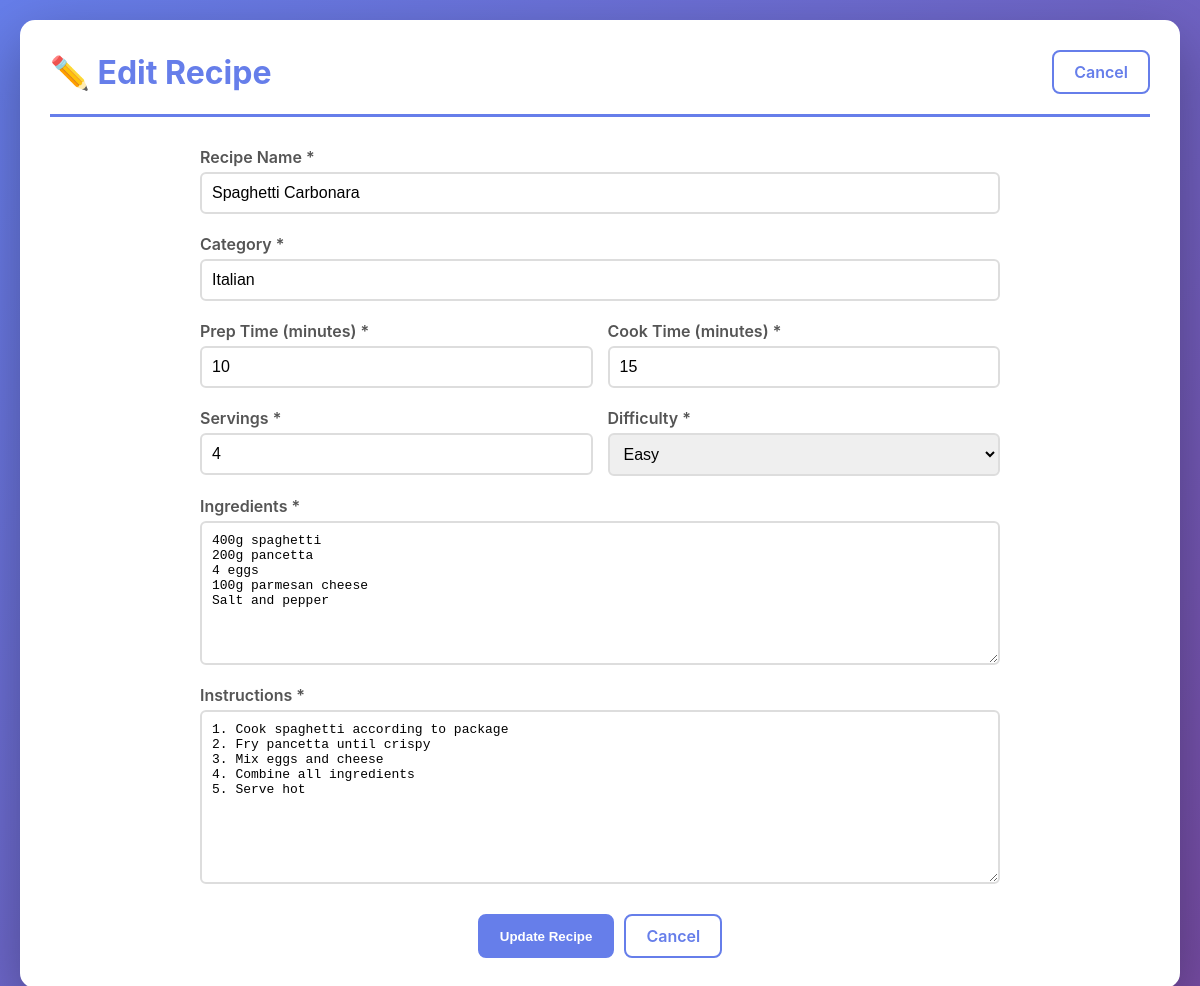
The page /edit.php?id=1 on the database its author committed.
### tables this page shows
CREATE TABLE IF NOT EXISTS recipes (
    id INT AUTO_INCREMENT PRIMARY KEY,
    name VARCHAR(255) NOT NULL,
    category VARCHAR(100) NOT NULL,
    prep_time INT NOT NULL COMMENT 'in minutes',
    cook_time INT NOT NULL COMMENT 'in minutes',
    servings INT NOT NULL,
    difficulty ENUM('Easy', 'Medium', 'Hard') DEFAULT 'Medium',
    ingredients TEXT NOT NULL,
    instructions TEXT NOT NULL,
    image_url VARCHAR(500) DEFAULT NULL,
    created_at TIMESTAMP DEFAULT CURRENT_TIMESTAMP,
    updated_at TIMESTAMP DEFAULT CURRENT_TIMESTAMP ON UPDATE CURRENT_TIMESTAMP
);

### config.php (called while the page is built, shortened)
<?php
function h($string) {
    return htmlspecialchars($string, ENT_QUOTES, 'UTF-8');
}
?>

### edit.php (the view, shortened to what this page needs)
<?php
require_once 'config.php';
$conn = getDBConnection();
$recipe_id = intval($_GET['id']);
$stmt = $conn->prepare("SELECT * FROM recipes WHERE id = ?");
$stmt->bind_param("i", $recipe_id);
$stmt->execute();
$result = $stmt->get_result();
$recipe = $result->fetch_assoc();
?>
<!DOCTYPE html>
<html lang="en">
<head>
    <link rel="stylesheet" href="style.css">
</head>
<body>
    <div class="container">
        <header>
            <h1>✏️ Edit Recipe</h1>
            <nav>
                <a href="view.php?id=<?= $recipe_id ?>" class="btn">Cancel</a>
            </nav>
        </header>
        <form method="POST" class="recipe-form">
            <div class="form-group">
                <label for="name">Recipe Name *</label>
                <input type="text" id="name" name="name" required
                       value="<?= h(isset($_POST['name']) ? $_POST['name'] : $recipe['name']) ?>">
            </div>
            <div class="form-group">
                <label for="category">Category *</label>
                <input type="text" id="category" name="category" required
                       value="<?= h(isset($_POST['category']) ? $_POST['category'] : $recipe['category']) ?>">
            </div>
            <div class="form-row">
                <div class="form-group">
                    <label for="prep_time">Prep Time (minutes) *</label>
                    <input type="number" id="prep_time" name="prep_time" required min="0"
                           value="<?= h(isset($_POST['prep_time']) ? $_POST['prep_time'] : $recipe['prep_time']) ?>">
                </div>
                <div class="form-group">
                    <label for="cook_time">Cook Time (minutes) *</label>
                    <input type="number" id="cook_time" name="cook_time" required min="0"
                           value="<?= h(isset($_POST['cook_time']) ? $_POST['cook_time'] : $recipe['cook_time']) ?>">
                </div>
            </div>
            <div class="form-row">
                <div class="form-group">
                    <label for="servings">Servings *</label>
                    <input type="number" id="servings" name="servings" required min="1"
                           value="<?= h(isset($_POST['servings']) ? $_POST['servings'] : $recipe['servings']) ?>">
                </div>
                <div class="form-group">
                    <label for="difficulty">Difficulty *</label>
                    <select id="difficulty" name="difficulty" required>
                        <?php
                        $current_difficulty = isset($_POST['difficulty']) ? $_POST['difficulty'] : $recipe['difficulty'];
                        ?>
                        <option value="Easy" <?= $current_difficulty === 'Easy' ? 'selected' : '' ?>>Easy</option>
                    </select>
                </div>
            </div>
            <div class="form-group">
                <label for="ingredients">Ingredients *</label>
                <textarea id="ingredients" name="ingredients" required rows="8"><?= h(isset($_POST['ingredients']) ? $_POST['ingredients'] : $recipe['ingredients']) ?></textarea>
            </div>
            <div class="form-group">
                <label for="instructions">Instructions *</label>
                <textarea id="instructions" name="instructions" required rows="10"><?= h(isset($_POST['instructions']) ? $_POST['instructions'] : $recipe['instructions']) ?></textarea>
            </div>
            <div class="form-actions">
                <button type="submit" class="btn btn-primary">Update Recipe</button>
                <a href="view.php?id=<?= $recipe_id ?>" class="btn">Cancel</a>
            </div>
        </form>
    </div>
</body>
</html>

### style.css (style rules this page uses)
* { margin: 0; padding: 0; box-sizing: border-box; }
body { font-family: -apple-system, BlinkMacSystemFont, 'Segoe UI', Roboto, Oxygen, Ubuntu, Cantarell, sans-serif; background: linear-gradient(135deg, #667eea 0%, #764ba2 100%); min-height: 100vh; padding: 20px; color: #333; }
.container { max-width: 1200px; margin: 0 auto; background: white; border-radius: 15px; box-shadow: 0 20px 60px rgba(0,0,0,0.3); padding: 30px; }
header { display: flex; justify-content: space-between; align-items: center; margin-bottom: 30px; padding-bottom: 20px; border-bottom: 3px solid #667eea; }
header h1 { font-size: 2em; color: #667eea; }
nav { display: flex; gap: 10px; }
.btn { padding: 10px 20px; text-decoration: none; border-radius: 8px; border: 2px solid #667eea; background: white; color: #667eea; font-weight: 600; cursor: pointer; transition: all 0.3s; display: inline-block; text-align: center; }
.btn-primary { background: #667eea; color: white; }
.form-group { display: flex; flex-direction: column; position: relative; }
.form-group label { margin-bottom: 5px; font-weight: 600; color: #555; }
.form-group input, .form-group select, .form-group textarea { padding: 10px; border: 2px solid #ddd; border-radius: 6px; font-size: 1em; transition: border-color 0.3s; }
.recipe-form { max-width: 800px; margin: 0 auto; }
.form-row { display: grid; grid-template-columns: 1fr 1fr; gap: 15px; }
.recipe-form .form-group { margin-bottom: 20px; }
.recipe-form textarea { resize: vertical; }
.form-actions { display: flex; gap: 10px; justify-content: center; margin-top: 30px; }

### rows shown on the page
recipes: name "Spaghetti Carbonara", category "Italian", prep_time "10", cook_time "15", servings "4", difficulty "Easy", ingredients "400g spaghetti 200g pancetta 4 eggs 100g parmesan cheese Salt and pepper", instructions "1. Cook spaghetti according to package 2. Fry pancetta until crispy 3. Mix eggs and cheese 4. Combine all ingredients 5. Serve hot"
